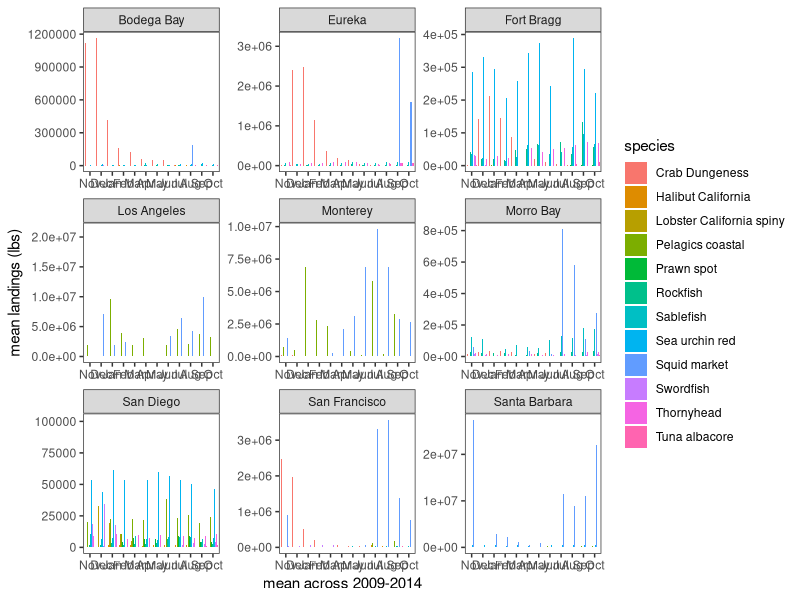
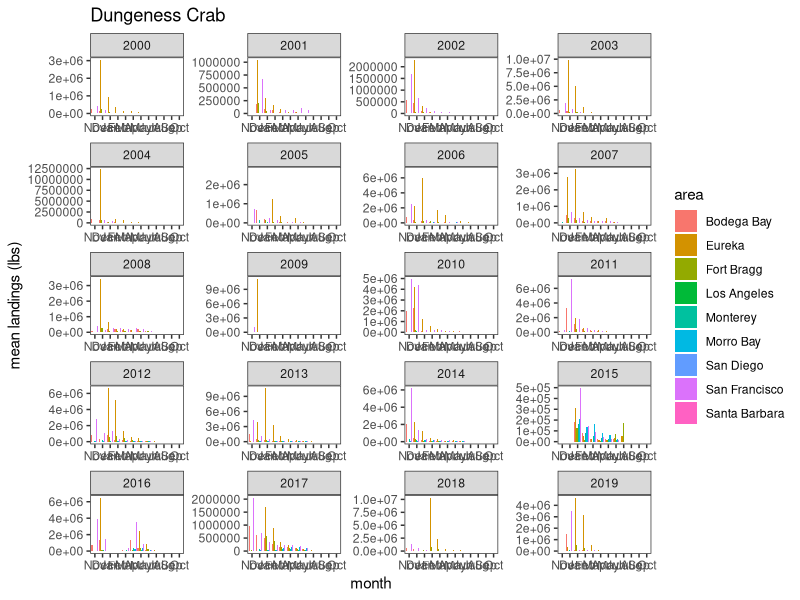

Here is the R script that generated these plots, in order:
# Analysis of the data from the nine areas within California, gathered from the
# California Department of Natural Resources, accessed here: 
# https://wildlife.ca.gov/Fishing/Commercial/Landings

library(stringr)
library(dplyr)
library(reshape2)
library(ggplot2)

# Import dataset of all areas
all_areas <- read.csv("Data/DFW areas/all_areas.csv")


# Islolate species of interest ------------------------------------------------
halibut <- all_areas %>% filter(str_detect(Species, "Halibut California")) %>% bind_rows
crab <- all_areas %>% filter(str_detect(Species, "Dungeness")) %>% bind_rows
lobster <- all_areas %>% filter(str_detect(Species, "Lobster")) %>% bind_rows
squid <- all_areas %>% filter(str_detect(Species, "Squid market")) %>% bind_rows
albacore <- all_areas %>% filter(str_detect(Species, "albacore")) %>% bind_rows
prawn <- all_areas %>% filter(str_detect(Species, "Prawn spot")) %>% bind_rows
urchin <- all_areas %>% filter(str_detect(Species, "Sea urchin red")) %>% bind_rows
sablefish <- all_areas %>% filter(str_detect(Species, "Sablefish")) %>% bind_rows
swordfish <- all_areas %>% filter(str_detect(Species, "Swordfish")) %>% bind_rows

# Combine all rockfish groups together
rockfish <- all_areas %>% filter(str_detect(Species, "Rockfish")) %>% bind_rows
rockfish <- rockfish[, -1] %>%  # remove species column
  group_by(area, year) %>%  # group by area & year
  summarize(across(January:Landings, sum))  # find sum
rockfish <- rockfish[, c(3:15, 2, 1)]  # Move year & area columns to the end
rockfish <- cbind(rep("Rockfish", length(rockfish$year)), rockfish)
columns <- c("Species", "January", "February", "March", "April", "May", "June",
             "July", "August", "September", "October", "November", "December", 
             "Landings", "year", "area")
colnames(rockfish) <- columns

# Combine all thornyhead groups together
thornyhead <- all_areas %>% filter(str_detect(Species, "Thornyhead")) %>% bind_rows
thornyhead <- thornyhead[, -1] %>%  # remove species column
  group_by(area, year) %>%  # group by area & year
  summarize(across(January:Landings, sum))  # find sum
thornyhead <- thornyhead[, c(3:15, 2, 1)]  # Move year & area columns to the end
thornyhead <- cbind(rep("Thornyhead", length(thornyhead$year)), thornyhead)
columns <- c("Species", "January", "February", "March", "April", "May", "June",
             "July", "August", "September", "October", "November", "December", 
             "Landings", "year", "area")
colnames(thornyhead) <- columns

# Combine coastal pelagic species gathered from NOAA fisheries
sardine <- all_areas %>% filter(str_detect(Species, "Sardine")) %>% bind_rows
pac_mackerel <- all_areas %>% filter(str_detect(Species, "Mackerel Pacific")) %>% bind_rows
jack_mackerel <- all_areas %>% filter(str_detect(Species, "Mackerel jack")) %>% bind_rows
anchovy <- all_areas %>% filter(str_detect(Species, "Anchovy northern")) %>% bind_rows

pelagics <- rbind(sardine, pac_mackerel, jack_mackerel, anchovy)[, -1]  # remove species column
pelagics <- pelagics %>% group_by(area, year) %>%  # group by area & year
  summarize(across(January:Landings, sum))  #find sum
pelagics <- pelagics[, c(3:15, 2, 1)]  # Move year & area columns to the end
pelagics <- cbind(rep("Pelagics coastal", length(pelagics$year)), pelagics)
colnames(pelagics) <- columns

# Create dataframe of all species of interest
all_soi <- rbind(halibut, crab, lobster, squid, albacore, prawn, urchin, sablefish,
                 rockfish, swordfish, thornyhead, pelagics)


# Monthly averages over the stable period of species of interest --------------
# Filter for 2009-2014
all_soi_stable <- all_soi %>% filter(between(year, 2009, 2014))

# Find monthly mean for each year
all_soi_stable <- all_soi_stable[, -15]  # remove year column
all_soi_stable$Species <- str_trim(all_soi_stable$Species, side = "both")  # Remove extra white spaces

all_soi_means <- all_soi_stable %>% 
  group_by(Species, area) %>% 
  summarize(across(January:Landings, mean))

all_soi_means <- all_soi_means[, -15]  # Remove total landings

# Update data for plotting ----------------------------------------------------
colnames(all_soi_means) <- c("species", "area", "Jan", "Feb", "Mar", "Apr", "May", "Jun",
                             "Jul", "Aug", "Sep", "Oct", "Nov", "Dec")

# Change column order to match other analyses - year starting in Nov
all_soi_means <- all_soi_means[, c(1, 2, 13, 14, 3:12)] 
all_soi_means2 <- melt(all_soi_means, id_vars = c("area", "species"))
colnames(all_soi_means2) <- c("species", "area", "month", "landings")

# Plot monthly means for stable period
monthly_areas_stable <- ggplot(all_soi_means2, aes(y = landings, x = month, fill = species)) +
  geom_bar(position = "dodge", stat = "identity") +
  ylab("mean landings (lbs)") + xlab("mean across 2009-2014") +
  theme_bw() +
  theme(panel.grid.major = element_blank(), panel.grid.minor = element_blank()) +
  facet_wrap(~area, ncol = 3, scale = "free")

ggsave(filename="~/Desktop/area_monthly_landings_stable.pdf", monthly_areas_stable,
       width=400, height=250, units="mm", dpi=300)

# Yearly trends for species of interest ---------------------------------------

# Dungeness Crab
crab$year <- as.factor(crab$year)
crab2 <- crab[, c(15, 16, 12, 13, 2:11)]
colnames(crab2) <- c("year", "area", "Nov", "Dec", "Jan", "Feb", "Mar", "Apr", 
                     "May", "Jun", "Jul", "Aug", "Sep", "Oct")
crab_long <- melt(crab2, id_vars = c("area", "year"))
colnames(crab_long) <- c("year", "area", "month", "landings")

crab_monthly <- ggplot(crab_long, aes(y = landings, x = month, fill = area)) +
  geom_bar(position = "dodge", stat = "identity") +
  ylab("mean landings (lbs)") +
  ggtitle("Dungeness Crab") + 
  theme_bw() +
  theme(panel.grid.major = element_blank(), panel.grid.minor = element_blank()) +
  facet_wrap(~year, ncol = 4, scale = "free")

ggsave(filename="~/Desktop/crab_monthly.pdf", crab_monthly,
       width=400, height=250, units="mm", dpi=300)
